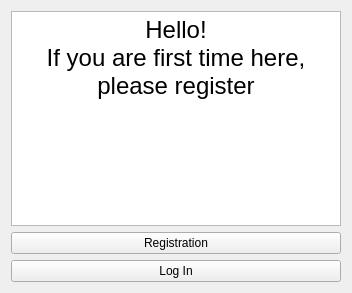
<?xml version="1.0" encoding="UTF-8"?>
<ui version="4.0">
 <class>WelcWindow</class>
 <widget class="QWidget" name="WelcWindow">
  <property name="geometry">
   <rect>
    <x>0</x>
    <y>0</y>
    <width>352</width>
    <height>293</height>
   </rect>
  </property>
  <property name="minimumSize">
   <size>
    <width>225</width>
    <height>190</height>
   </size>
  </property>
  <property name="windowTitle">
   <string>Form</string>
  </property>
  <layout class="QVBoxLayout" name="verticalLayout">
   <item>
    <widget class="QTextEdit" name="welcText">
     <property name="minimumSize">
      <size>
       <width>180</width>
       <height>80</height>
      </size>
     </property>
     <property name="readOnly">
      <bool>true</bool>
     </property>
     <property name="html">
      <string>&lt;!DOCTYPE HTML PUBLIC &quot;-//W3C//DTD HTML 4.0//EN&quot; &quot;http://www.w3.org/TR/REC-html40/strict.dtd&quot;&gt;
&lt;html&gt;&lt;head&gt;&lt;meta name=&quot;qrichtext&quot; content=&quot;1&quot; /&gt;&lt;meta charset=&quot;utf-8&quot; /&gt;&lt;style type=&quot;text/css&quot;&gt;
p, li { white-space: pre-wrap; }
hr { height: 1px; border-width: 0; }
li.unchecked::marker { content: &quot;\2610&quot;; }
li.checked::marker { content: &quot;\2612&quot;; }
&lt;/style&gt;&lt;/head&gt;&lt;body style=&quot; font-family:'.AppleSystemUIFont'; font-size:13pt; font-weight:400; font-style:normal;&quot;&gt;
&lt;p align=&quot;center&quot; style=&quot; margin-top:0px; margin-bottom:0px; margin-left:0px; margin-right:0px; -qt-block-indent:0; text-indent:0px;&quot;&gt;&lt;span style=&quot; font-size:18pt;&quot;&gt;Hello!&lt;/span&gt;&lt;/p&gt;
&lt;p align=&quot;center&quot; style=&quot; margin-top:0px; margin-bottom:0px; margin-left:0px; margin-right:0px; -qt-block-indent:0; text-indent:0px;&quot;&gt;&lt;span style=&quot; font-size:18pt;&quot;&gt;If you are first time here, please register&lt;/span&gt;&lt;/p&gt;&lt;/body&gt;&lt;/html&gt;</string>
     </property>
    </widget>
   </item>
   <item>
    <widget class="QPushButton" name="regButton">
     <property name="text">
      <string>Registration</string>
     </property>
    </widget>
   </item>
   <item>
    <widget class="QPushButton" name="logInButton">
     <property name="text">
      <string>Log In</string>
     </property>
    </widget>
   </item>
  </layout>
 </widget>
 <resources/>
 <connections/>
</ui>
